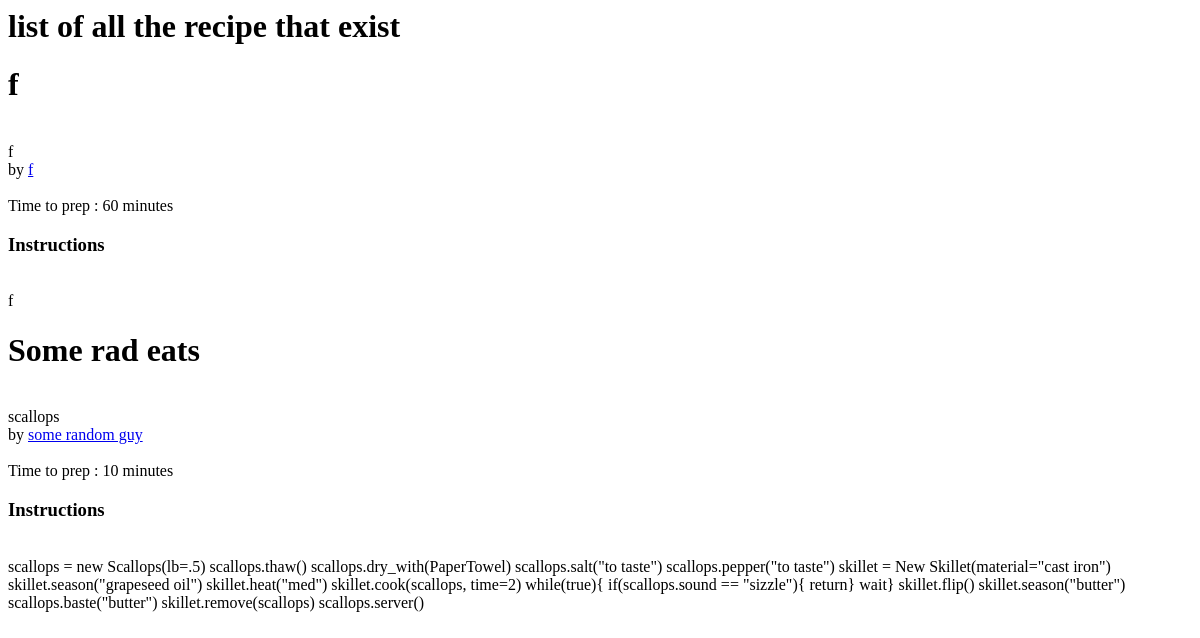
Page /recipes on the earlier database version.
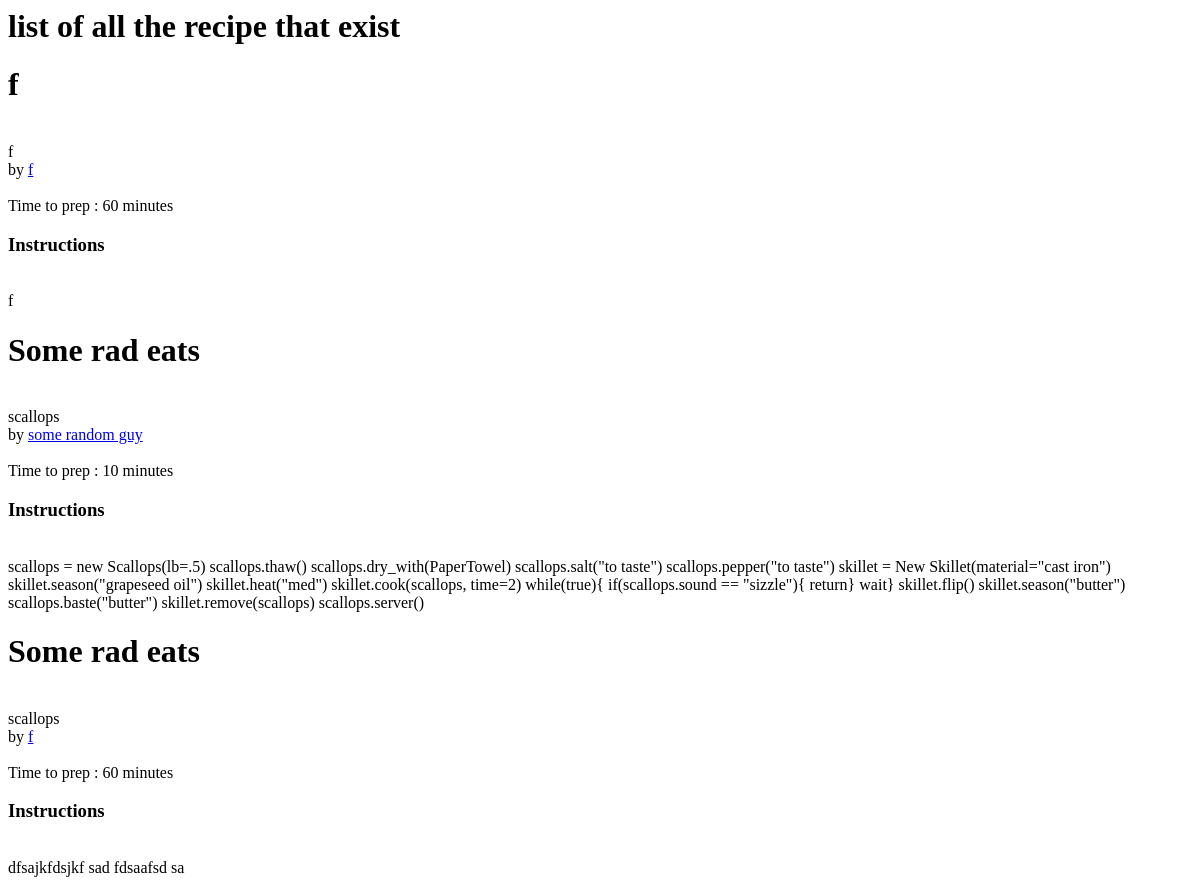
Same page on the later database version.
### recipebox/models.py (models this page shows, shortened)
class Recipe(models.Model):
    title = models.CharField(max_length=64)
    author = models.ForeignKey("Author", on_delete=models.CASCADE)
    description = models.CharField(max_length=64)
    time_required = models.IntegerField()
    instructions = models.TextField()

class Author(models.Model):
    name = models.CharField(max_length=64)
    bio = models.TextField()

### recipebox/views.py (the view)
# urls.py: path('recipes', views.recipes, name='recipes'),
def recipes(request):
    recipes_list = [x for x in Recipe.objects.all()]
    recipes = "recipes.html"
    return render(request, recipes, {"recipes": recipes_list})

### recipebox/templates/recipes.html
<h1>list of all the recipe that exist</h1>
{% for recipe in recipes %}
  {% include "recipe.html" with recipe=recipe pk=recipe.author.pk %}
{% endfor %}

### recipebox/templates/recipe.html (shortened to what this page needs)
<h1>{{ recipe.title }}</h1>
{{ recipe.description }}
by <a href="/author/{{ pk }}">{{ recipe.author.name }}</a>
Time to prep : {{ recipe.time_required }} minutes
<h3>Instructions</h3>
{{ recipe.instructions }}

Differences in the rows shown:
added Recipe: title "Some rad eats", description "scallops", author.name "f", time_required "60", instructions "dfsajkfdsjkf sad fdsaafsd sa"
